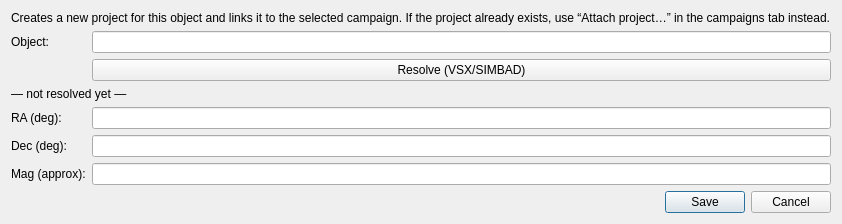
<?xml version="1.0" encoding="UTF-8"?>
<!--
  New-project dialog of the Campaigns tab (UX-a): one variable project
  linked to the selected campaign, with the VSX/SIMBAD resolution chain.
  Loaded by gui/campaigns_dialog.py through gui/ui_loader.py. The
  resolution status and the resolved fields are data, set in code
  (ADR-005).
-->
<ui version="4.0">
 <class>NewProjectDialog</class>
 <widget class="QWidget" name="NewProjectDialog">
  <layout class="QVBoxLayout" name="vbox_newproj"><property name="leftMargin"><number>11</number></property><property name="topMargin"><number>11</number></property><property name="rightMargin"><number>11</number></property><property name="bottomMargin"><number>11</number></property>
   <item><widget class="QLabel" name="lbl_intro"><property name="text"><string>Creates a new project for this object and links it to the selected campaign. If the project already exists, use “Attach project…” in the campaigns tab instead.</string></property></widget></item>
   <item>
    <layout class="QFormLayout" name="form_newproj">
     <item row="0" column="0"><widget class="QLabel" name="lbl_object"><property name="text"><string>Object:</string></property></widget></item>
     <item row="0" column="1"><widget class="QLineEdit" name="edt_name"/></item>
     <item row="1" column="1"><widget class="QPushButton" name="btn_resolve"><property name="text"><string>Resolve (VSX/SIMBAD)</string></property></widget></item>
     <item row="2" column="0" colspan="2"><widget class="QLabel" name="lbl_resolved"><property name="text"><string>— not resolved yet —</string></property><property name="wordWrap"><bool>true</bool></property></widget></item>
     <item row="3" column="0"><widget class="QLabel" name="lbl_ra"><property name="text"><string>RA (deg):</string></property></widget></item>
     <item row="3" column="1"><widget class="QLineEdit" name="edt_ra"/></item>
     <item row="4" column="0"><widget class="QLabel" name="lbl_dec"><property name="text"><string>Dec (deg):</string></property></widget></item>
     <item row="4" column="1"><widget class="QLineEdit" name="edt_dec"/></item>
     <item row="5" column="0"><widget class="QLabel" name="lbl_mag"><property name="text"><string>Mag (approx):</string></property></widget></item>
     <item row="5" column="1"><widget class="QLineEdit" name="edt_mag"/></item>
    </layout>
   </item>
   <item><widget class="QDialogButtonBox" name="buttonBox"><property name="standardButtons"><set>QDialogButtonBox::Cancel|QDialogButtonBox::Save</set></property></widget></item>
  </layout>
 </widget>
 <resources/>
 <connections/>
</ui>
